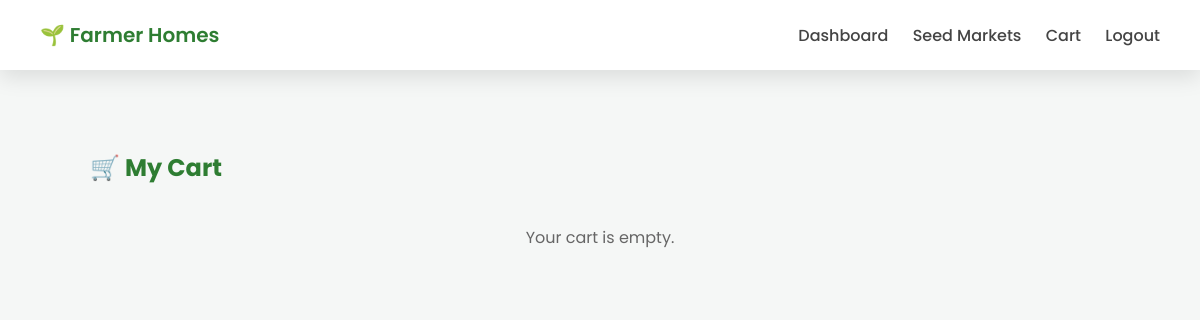
Before: /orders/cart/ (signed in) with the older database file.
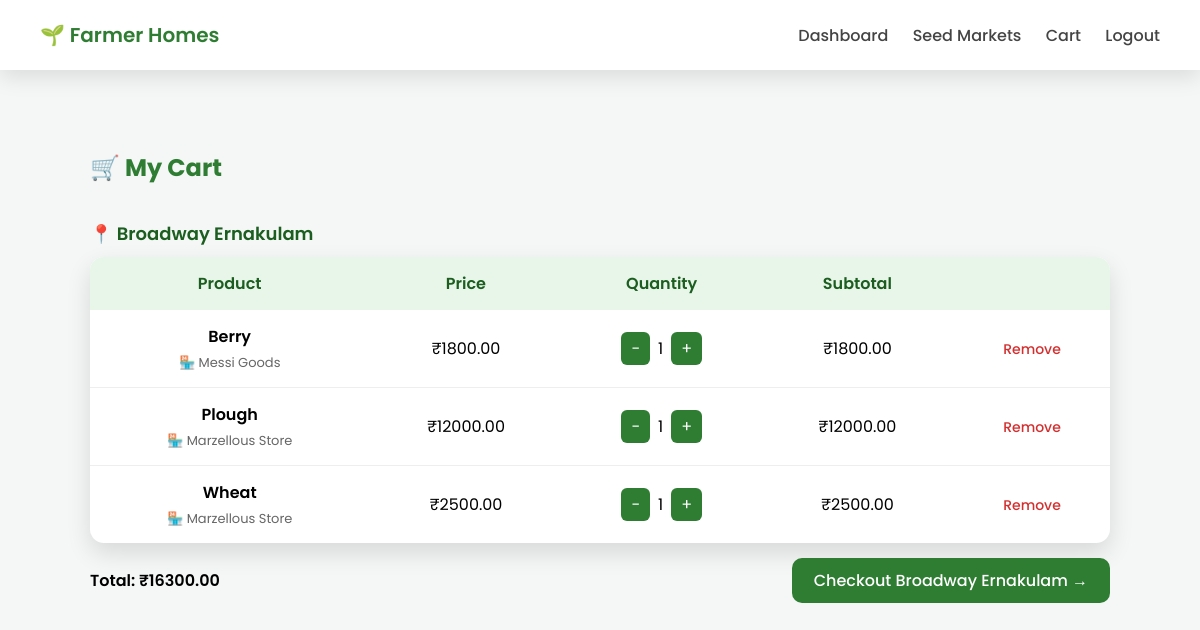
After: the same page with the newer database file.
### orders/models.py (models this page shows, shortened)
class Cart(models.Model):
    farmer = models.ForeignKey(
        AllUser,
        on_delete=models.CASCADE,
        related_name="carts"
    )
    market = models.ForeignKey(
        Market,
        on_delete=models.CASCADE
    )
    is_active = models.BooleanField(default=True)
    created_at = models.DateTimeField(auto_now_add=True)
    def total_amount(self):
        return sum(item.subtotal() for item in self.items.all())

class CartItem(models.Model):
    cart = models.ForeignKey(
        Cart,
        on_delete=models.CASCADE,
        related_name="items"
    )
    product = models.ForeignKey(
        BuyerSellProduct,
        on_delete=models.CASCADE
    )
    quantity = models.PositiveIntegerField(default=1)
    def subtotal(self):
        return self.quantity * self.product.price

### markets/models.py (models this page shows, shortened)
class Market(models.Model):
    name = models.CharField(max_length=200)
    address = models.TextField()
    village = models.CharField(max_length=100)
    district = models.CharField(max_length=100)
    state = models.CharField(max_length=100)
    latitude = models.DecimalField(max_digits=9, decimal_places=6)
    longitude = models.DecimalField(max_digits=9, decimal_places=6)
    is_active = models.BooleanField(default=True)
    created_at = models.DateTimeField(auto_now_add=True)

### buyersapp/models.py (models this page shows, shortened)
class BuyerSellProduct(models.Model):
    buyer = models.ForeignKey(
        BuyerProfile,
        on_delete=models.CASCADE,
        related_name="shop_products"
    )
    market = models.ForeignKey(
    Market,
    on_delete=models.CASCADE,
    related_name="buyer_sell_products"
    )
    product = models.ForeignKey(
        Product,
        on_delete=models.CASCADE,
        related_name="sold_by_buyers"
    )
    price = models.DecimalField(max_digits=8, decimal_places=2)
    stock_quantity = models.PositiveIntegerField()
    unit = models.CharField(max_length=20, default="kg")
    is_available = models.BooleanField(default=True)
    created_at = models.DateTimeField(auto_now_add=True)

### products/models.py (models this page shows, shortened)
class Product(models.Model):
    SEASON_CHOICES = [
        ('Kharif', 'Kharif'),
        ('Rabi', 'Rabi'),
        ('Zaid', 'Zaid'),
        ('All', 'All Seasons'),
    ]
    name = models.CharField(max_length=120)
    category = models.ForeignKey(
        ProductCategory,
        on_delete=models.CASCADE,
        related_name="products"
    )
    season = models.CharField(
        max_length=20,
        choices=SEASON_CHOICES,
        default="All"
    )
    product_type = models.CharField(
        max_length=100,
        help_text="Hybrid, Organic, BT, Equipment Type"
    )
    description = models.TextField()
    image = models.ImageField(upload_to="products/", blank=True, null=True)
    price = models.DecimalField(
        max_digits=8,
        decimal_places=2,
        blank=True,
        null=True
    )
    is_active = models.BooleanField(default=True)
    created_at = models.DateTimeField(auto_now_add=True)

### farmersaccapp/models.py (models this page shows, shortened)
class BuyerProfile(models.Model):
    user = models.OneToOneField(
        AllUser,
        on_delete=models.CASCADE,
        related_name='buyer_profile'
    )
    business_name = models.CharField(max_length=150, blank=True, null=True)
    gst_number = models.CharField(max_length=30, blank=True, null=True)
    is_exporter = models.BooleanField(default=False)

class AllUser(models.Model):
    ROLE_CHOICES = (
        ('farmer', 'Farmer'),
        ('buyer', 'Buyer / Wholesaler / Exporter'),
        ('admin', 'Admin'),
    )
    username = models.CharField(max_length=150, unique=True)
    email = models.EmailField(unique=True)
    phone = models.CharField(max_length=15, unique=True)
    password = models.CharField(max_length=255)
    role = models.CharField(max_length=20, choices=ROLE_CHOICES)
    reset_token = models.CharField(max_length=100, null=True, blank=True)
    reset_token_created = models.DateTimeField(null=True, blank=True)
    is_approved = models.BooleanField(default=False)
    rejection_reason = models.TextField(blank=True, null=True)
    is_active = models.BooleanField(default=True)
    created_at = models.DateTimeField(default=timezone.now)

### farmersaccapp/decorators.py (the view)
    def wrapper(request, *args, **kwargs):
        user_id = request.session.get("user_id")
        if not user_id:
            return redirect("login")
        user = AllUser.objects.get(id=user_id)
        if user.role != "farmer":
            return redirect("login")
        request.current_user = user   # 🔥 attach once
        return view_func(request, *args, **kwargs)

### orders/views.py (called while the page is built)
@farmer_required
def view_cart(request):
    user = request.current_user
    carts = Cart.objects.filter(
        farmer=user,
        is_active=True
    ).prefetch_related("items__product__buyer", "items__product__market")
    return render(request, "orders/cart.html", {
        "carts": carts
    })

### templates/orders/cart.html (shortened to what this page needs)
<!DOCTYPE html>
<html lang="en">
<head>
</head>
<body>
    <div class="navbar">
        <div class="brand">🌱 Farmer Homes</div>
        <div class="nav-links">
            <a href="{% url 'user_dashboard' %}">Dashboard</a>
            <a href="{% url 'farmer_markets' %}">Seed Markets</a>
            <a href="{% url 'view_cart' %}">Cart</a>
            <a href="{% url 'logout' %}">Logout</a>
        </div>
    </div>
    <div class="container">
        <h2>🛒 My Cart</h2>
        {% if carts %}
        {% for cart in carts %}
        {% if cart.items.all %}
        <div class="market-title">
            📍 {{ cart.market.name }}
        </div>
        <table>
            <tr>
                <th>Product</th>
                <th>Price</th>
                <th>Quantity</th>
                <th>Subtotal</th>
                <th></th>
            </tr>
            {% for item in cart.items.all %}
            <tr>
                <td>
                    <div class="product-name">
                        {{ item.product.product.name }}
                    </div>
                    <div class="shop-name">
                        🏪 {{ item.product.buyer.business_name|default:item.product.buyer.user.username }}
                    </div>
                </td>
                <td>₹{{ item.product.price }}</td>
                <td>
                    <div class="qty-box">
                        <a href="{% url 'decrease_qty' item.id %}" class="qty-btn">−</a>
                        {{ item.quantity }}
                        <a href="{% url 'increase_qty' item.id %}" class="qty-btn">+</a>
                    </div>
                </td>
                <td>₹{{ item.subtotal }}</td>
                <td>
                    <a href="{% url 'remove_from_cart' item.id %}" class="remove-btn">
                        Remove
                    </a>
                </td>
            </tr>
            {% endfor %}
        </table>
        <div class="cart-footer">
            <div class="total">
                Total: ₹{{ cart.total_amount }}
            </div>
            <a href="{% url 'checkout' cart.id %}" class="checkout-btn">
                Checkout {{ cart.market.name }} →
            </a>
        </div>
        {% endif %}
        {% endfor %}
        {% else %}
        <div class="empty">
            <p>Your cart is empty.</p>
        </div>
        {% endif %}
    </div>
</body>
</html>

Changed rows visible on the page:
added Cart: market.name "Broadway Ernakulam", total_amount "16300.00"
added CartItem: product.product.name "Berry", product.buyer.business_name "Messi Goods", product.price "1800.00", quantity "1", subtotal "1800.00"
added CartItem: product.product.name "Plough", product.buyer.business_name "Marzellous Store", product.price "12000.00", quantity "1", subtotal "12000.00"
added CartItem: product.product.name "Wheat", product.buyer.business_name "Marzellous Store", product.price "2500.00", quantity "1", subtotal "2500.00"
Other visible differences:
text no longer shown: "Your cart is empty."
